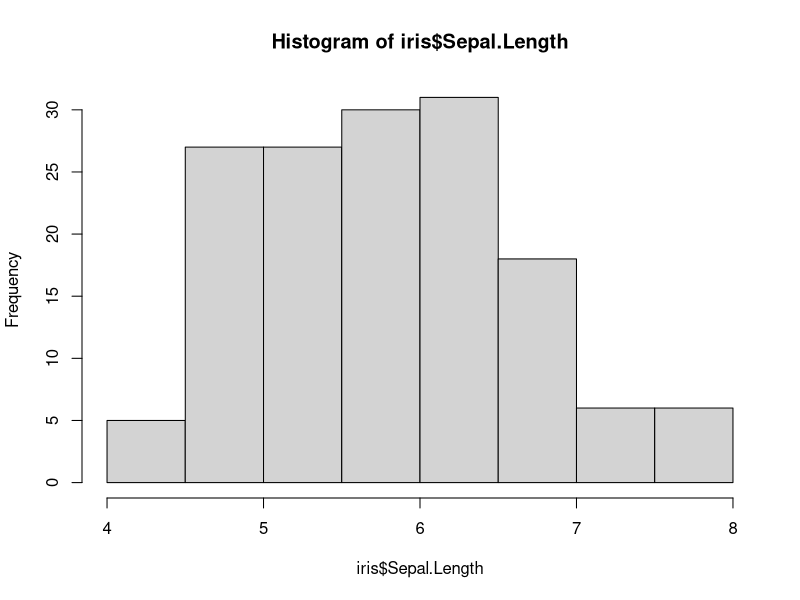
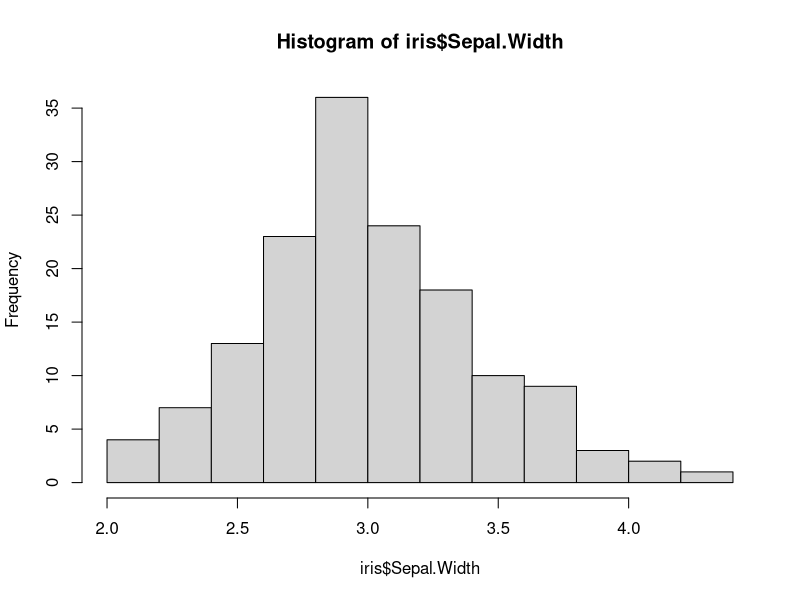
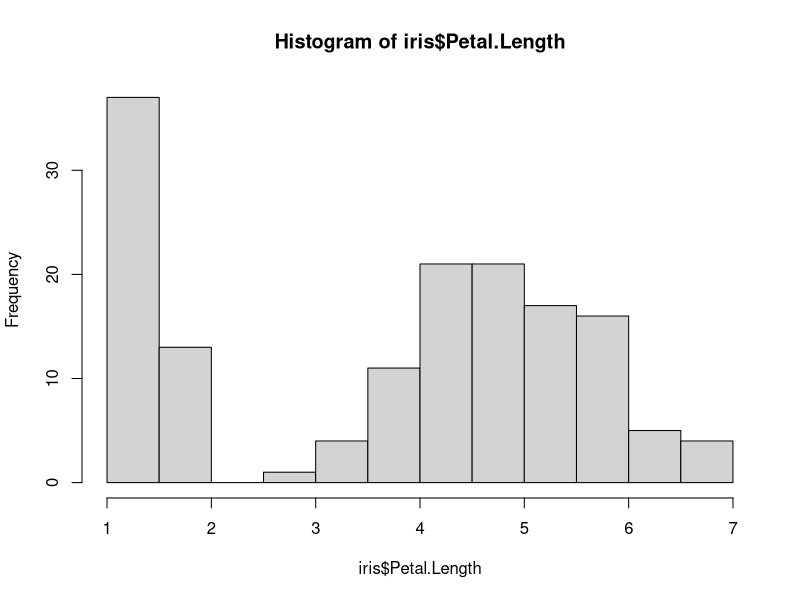
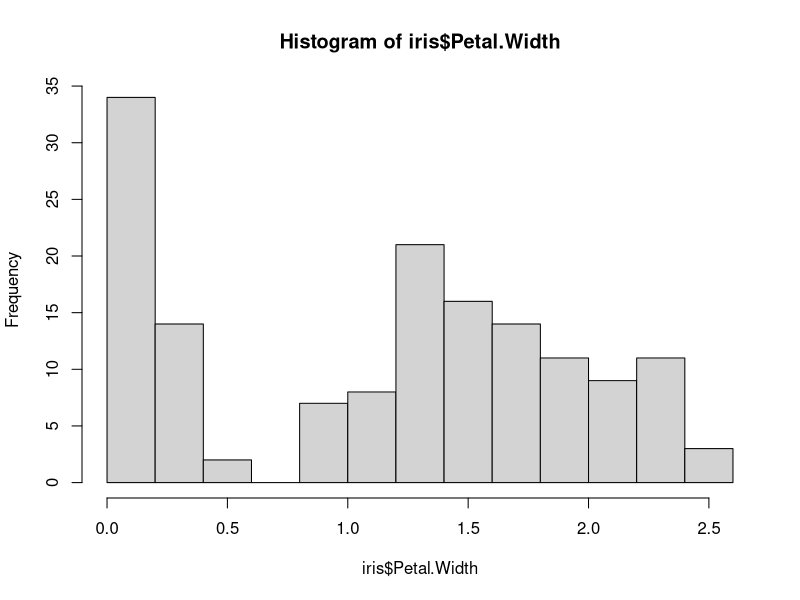
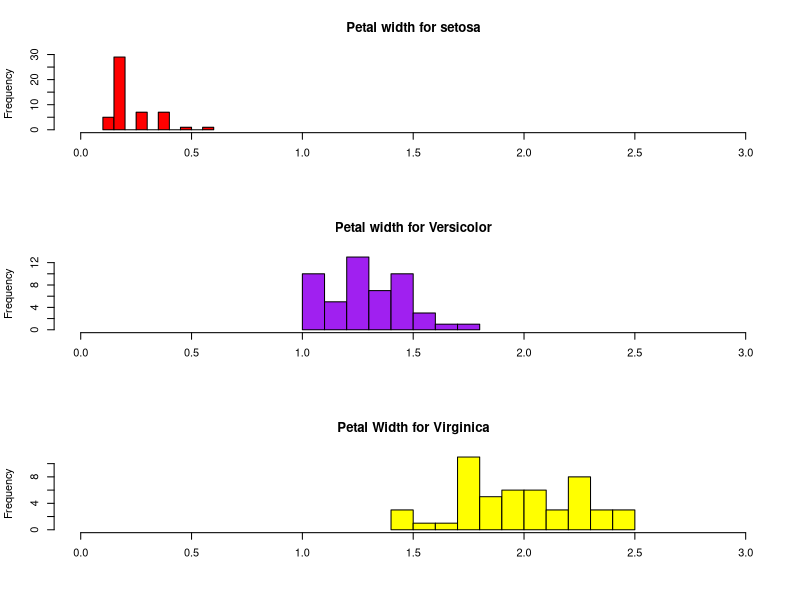

These charts were generated, in order, by the following R code:
#title:Barchart Plot
#Basic Data Graphics
#Author:Hrishikesh Tripathi
#Plotting Histogram using iris data #####
library(datasets)


#Load data
head(iris)

#Basic Histogram
hist(iris$Sepal.Length)
hist(iris$Sepal.Width)
hist(iris$Petal.Length)
hist(iris$Petal.Width)

#Histogram BY groups

#put graphs in  rows and column

par(mfrow=c(3,1)) #par is used to pass parameter,c is  used for concatenate,where 3 represent  Number of  rows and 1 number of  column

hist(iris$Petal.Width [iris$Species=="setosa"],
     xlim=c(0,3),
     breaks = 9,
     main = "Petal width for setosa",
     xlab="",
     col="red" )

hist(iris$Petal.Width[iris$Species=="versicolor"],
     xlim=c(0,3),
     breaks=9,
     main = "Petal width for Versicolor",
     xlab = "",
     col = "purple")

hist(iris$Petal.Width [iris$Species == "virginica"],
     xlim = c(0, 3),
     breaks = 9,
     main = "Petal Width for Virginica",
     xlab = "",
     col = "yellow")

#restore graphic parameter
par(mfrow=c(1,1))

# Clear environment
rm(list = ls()) 

# Clear packages
detach("package:datasets", unload = TRUE)  # For base

# Clear plots
dev.off()  # But only if there IS a plot

# Clear console
cat("\014")  # ctrl+L

#:):

